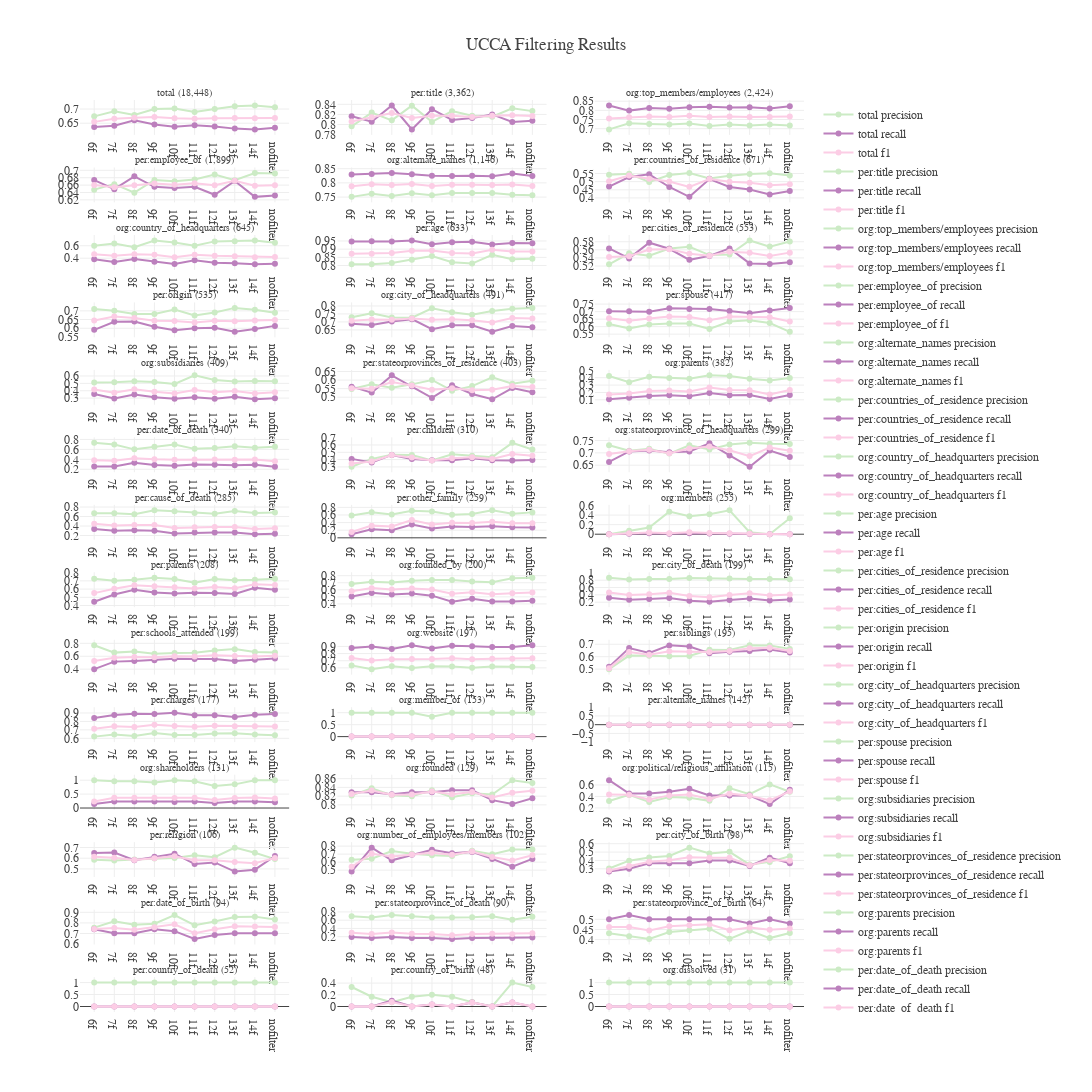

Notebook code for this chart:
### Code cell
layout = go.Layout(
    title='UCCA Filtering Results',
    width=1500,
    height=3000,
    font=dict(family="Arial", size=12)
)

fig = make_subplots(
    rows=num_rows, 
    cols=num_columns,
    subplot_titles=list(titles),
)

not_interestes_in_result = fig['layout'].update(layout)


for ind, relation in enumerate(relations):
    
    row_num, column_num = divmod(ind,num_columns)
    
    column_num += 1
    row_num +=1 
    
    precision_results = []
    recall_results = []
    f1_results = []
    
    for filter_length in filter_lengths:
        precision_result = results_table[results_table.index ==relation][filter_length]['precision-{}'.format(filter_length)][0]
        recall_result = results_table[results_table.index ==relation][filter_length]['recall-{}'.format(filter_length)][0]
        f1_result = results_table[results_table.index ==relation][filter_length]['f1-{}'.format(filter_length)][0]
    
        precision_results.append(precision_result)
        recall_results.append(recall_result)
        f1_results.append(f1_result)
        
    fig.add_trace(
        go.Scatter(
            x=filter_lengths,
            y=precision_results,
            name='{} precision'.format(relation),
            line=dict(color='#CCEBC5')),
        row=row_num,
        col=column_num)        

    fig.add_trace(
        go.Scatter(
            x=filter_lengths,
            y=recall_results,
            name='{} recall'.format(relation),
            line=dict(color='#BC80BD')),
        row=row_num,
        col=column_num)        

    fig.add_trace(
        go.Scatter(
            x=filter_lengths,
            y=f1_results,
            name='{} f1'.format(relation),
            line=dict(color='#FCCDE5')),
        row=row_num,
        col=column_num)        

    
        
for i in fig['layout']['annotations']:
    i['font'] = dict(family="Arial", size=10)

    

fig.show()
